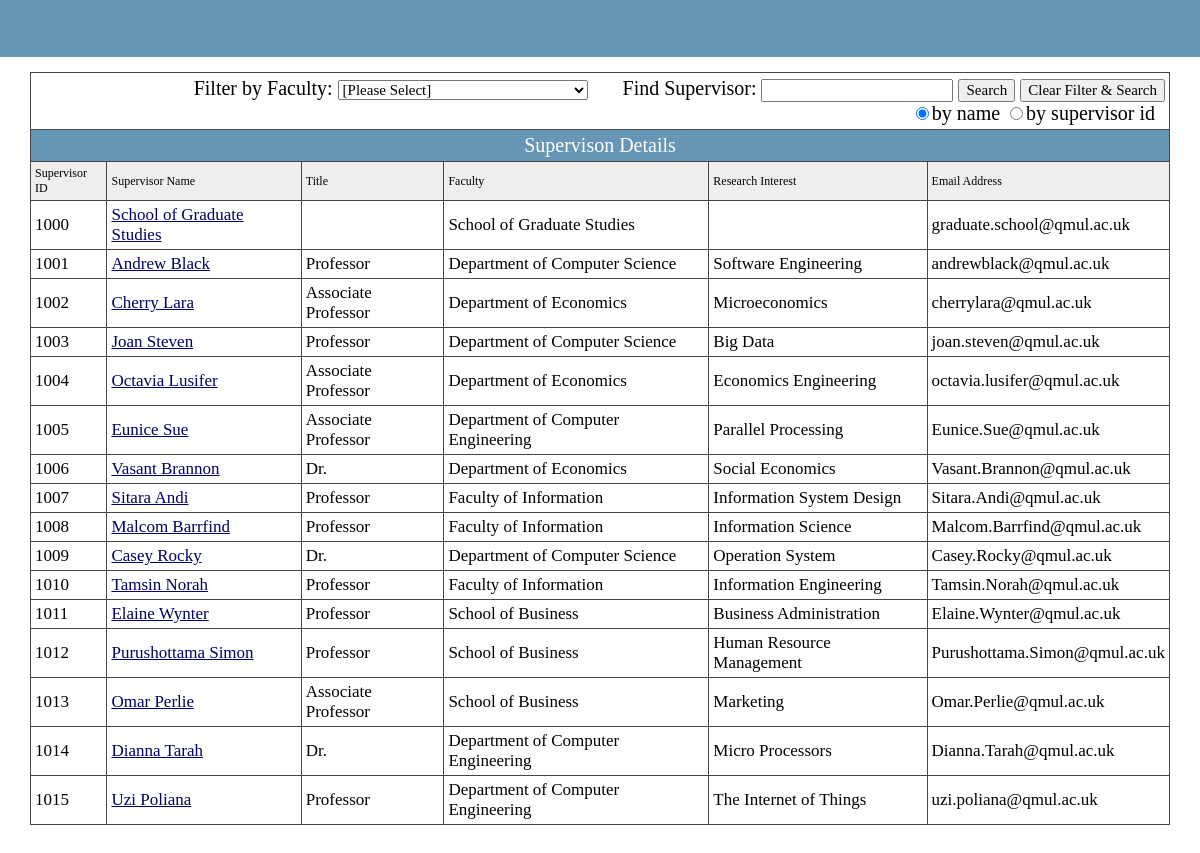
/supervisor_information.php (signed in), run on the app's committed database.
### tables this page shows
CREATE TABLE IF NOT EXISTS `supervisor` (
  `Sup_Name` varchar(50) NOT NULL,
  `Sup_ID` int(11) NOT NULL,
  `Faculty` varchar(50) DEFAULT NULL,
  `Title` varchar(30) DEFAULT NULL,
  `Research_int` varchar(30) DEFAULT NULL,
  `email` varchar(50) NOT NULL,
  PRIMARY KEY (`Sup_ID`)
);

### htdocs/supervisor_information.php (the view, shortened to what this page needs)
<!DOCTYPE html PUBLIC "-//W3C//DTD XHTML 1.0 Transitional//EN" "http://www.w3.org/TR/xhtml1/DTD/xhtml1-transitional.dtd">
<html xmlns="http://www.w3.org/1999/xhtml">
<head>
<link href="css/css.css" rel="stylesheet" type="text/css" />
<link href="css/style.css" rel="stylesheet" type="text/css" />
</head>
<body>
<table width="100%" border="0" cellspacing="0" cellpadding="0">
  <tr>
    <td height="30">      <table width="100%" border="0" cellspacing="0" cellpadding="0">
        <tr>
          <td height="57" bgcolor="#6795B4">
</a></td>
                  </tr>
                </table></td>
        </tr>
<?php
	if(isset($_POST["clear"])){
		$query = "SELECT * FROM supervisor;";
		}
	else {
	if (isset($_POST["filtered_faculty"]) and $_POST["filtered_faculty"]!= "N/A")
		{
			if ($_POST["filtered_faculty"]!="all"){
				$faculty_name = $_POST["filtered_faculty"];
				$query = "SELECT *
						  FROM supervisor
						  WHERE Faculty = '".$faculty_name."'
						  ORDER BY Sup_ID";
						  }
			else {
				$query = "SELECT * FROM supervisor;";
				}
		}
	else{
		$query = "SELECT * FROM supervisor;";
		}
	}
	$result=mysql_query($query);
?>
    </table></td></tr>
  <tr>
    <td><table id="subtree1" style="DISPLAY: " width="100%" border="0" cellspacing="0" cellpadding="0">
        <tr>
          <td><table width="95%" border="0" align="center" cellpadding="0" cellspacing="0">
              <tr>
                <td height="40" class="font42">
				<table width="100%" border="0" cellpadding="4" cellspacing="1" bgcolor="#464646" class="newfont03">
				<tr>
			<br>
			<td height = "30" bgcolor="#FFFFFF" style="font-size:20px; font-family: Georgia, 'Times New Roman', Times, serif;" colspan = "7" align = "right">
			<form name = "searchform" id = "searchform" action = "supervisor_information.php" method = "post">
				Filter by Faculty:
				<select name = "filtered_faculty" id = "filtered_faculty" style="font-family:Georgia;font-size:15px" onChange = "filterFunction()">
				<option selected="selected" value = "N/A">[Please Select]</option>
				</select>
				&nbsp;&nbsp;&nbsp;&nbsp;&nbsp;
				Find Supervisor: <input type = "text" name = "search_keyword" style = "font-family:Georgia;font-size:15px">
				<input type = "submit" name = "search" value = "Search" style = "font-family:Georgia;font-size:15px">
				<input type = "submit" name = "clear" value = "Clear Filter & Search" style = "font-family:Georgia;font-size:15px"><br>
				<input type="radio" name="search_criteria" checked="checked" value="name">by name
				<input type="radio" name="search_criteria" value="id">by supervisor id&nbsp;&nbsp;
			</form></td></tr>
				<tr class="CTitle" >
                    	<td height="22" colspan="7" align="center" style="font-size:20px;font-family:Georgia;">Supervison Details</td>
                  </tr>
                  <tr bgcolor="#EEEEEE">
					<td>Supervisor ID</td>
				    <td>Supervisor Name</td>
					<td>Title</td>
					<td>Faculty</td>
					<td>Research Interest</td>
					<td>Email Address</td>
                  </tr>
				    <?php
						while($row = mysql_fetch_array($result)){
								$sup_name = stripslashes($row['Sup_Name']);
								$sup_id = stripslashes($row['Sup_ID']);
								$title = stripslashes($row['Title']);
								$faculty = stripslashes($row['Faculty']);
								$research_int = stripslashes($row['Research_int']);
								$email = stripslashes($row['email']);
								echo ('<tr bgcolor="#FFFFFF"><td class="newfont03">' . $sup_id . '</td>');
								echo '<td class="newfont03"><a href="#" onClick="window.open(\'supervisor_details.php?sup_id='.$sup_id.'\',\'Supervisor Details\',\'location=yes,toolbar=yes,scrollbars=yes,width=700,height=700\')"><u>' . $sup_name . '</u></a></td>';
								echo '<td class="newfont03">' . $title . '</td>';
								echo '<td class="newfont03">' . $faculty . '</td>';
								echo '<td class="newfont03">' . $research_int . '</td>';
								echo '<td class="newfont03">' . $email . '</td></tr>';
						}
					?>
            </table></td>
        </tr>
      </table>
      <table width="95%" border="0" align="center" cellpadding="0" cellspacing="0">
        <tr>
          <td height="6"><img src="images/spacer.gif" width="1" height="1" /></td>
        </tr>
        <tr>
          <td height="33">&nbsp;</td>
        </tr>
      </table></td>
  </tr>
</table>
</body>
</html>

### htdocs/css/css.css (style rules this page uses)
.newfont03 { font-family: "Times"; font-size: 17px; color: #000000; text-decoration: none; }

### htdocs/css/style.css (style rules this page uses)
body { margin:0px; }
html { scrollbar-face-color:#CCD0DB; scrollbar-highlight-color:#fff; scrollbar-shadow-color:#fff; scrollbar-3dlight-color:#6795B4; scrollbar-arrow-color:#20669A; scrollbar-track-color:#fff; scrollbar-darkshadow-color:#6795B4; border:0; }
html { overflow-x: hidden; overflow-y: auto; }
TD { font-size: 12px; }
a:link,a:visited { text-decoration:none; color:#006; }
.CTitle { background:#6795B4; padding:5px; text-align:left; color:#FFFFFF; font-size:13px; font-family: Verdana, Arial, Helvetica, sans-serif; }
select { font-size:12px; }

### htdocs/supervisor_information.php (style rules this page uses)
html { overflow-x: auto; overflow-y: auto; border:0; }

### data on the page
supervisor: Sup_ID "1000", Sup_Name "School of Graduate Studies", Faculty "School of Graduate Studies", email "graduate.school@qmul.ac.uk"
supervisor: Sup_ID "1001", Sup_Name "Andrew Black", Title "Professor", Faculty "Department of Computer Science", Research_int "Software Engineering", email "andrewblack@qmul.ac.uk"
supervisor: Sup_ID "1002", Sup_Name "Cherry Lara", Title "Associate Professor", Faculty "Department of Economics", Research_int "Microeconomics", email "cherrylara@qmul.ac.uk"
supervisor: Sup_ID "1003", Sup_Name "Joan Steven", Title "Professor", Faculty "Department of Computer Science", Research_int "Big Data", email "joan.steven@qmul.ac.uk"
supervisor: Sup_ID "1004", Sup_Name "Octavia Lusifer", Title "Associate Professor", Faculty "Department of Economics", Research_int "Economics Engineering", email "octavia.lusifer@qmul.ac.uk"
supervisor: Sup_ID "1005", Sup_Name "Eunice Sue", Title "Associate Professor", Faculty "Department of Computer Engineering", Research_int "Parallel Processing", email "Eunice.Sue@qmul.ac.uk"
supervisor: Sup_ID "1006", Sup_Name "Vasant Brannon", Title "Dr.", Faculty "Department of Economics", Research_int "Social Economics", email "Vasant.Brannon@qmul.ac.uk"
supervisor: Sup_ID "1007", Sup_Name "Sitara Andi", Title "Professor", Faculty "Faculty of Information", Research_int "Information System Design", email "Sitara.Andi@qmul.ac.uk"
supervisor: Sup_ID "1008", Sup_Name "Malcom Barrfind", Title "Professor", Faculty "Faculty of Information", Research_int "Information Science", email "Malcom.Barrfind@qmul.ac.uk"
supervisor: Sup_ID "1009", Sup_Name "Casey Rocky", Title "Dr.", Faculty "Department of Computer Science", Research_int "Operation System", email "Casey.Rocky@qmul.ac.uk"
supervisor: Sup_ID "1010", Sup_Name "Tamsin Norah", Title "Professor", Faculty "Faculty of Information", Research_int "Information Engineering", email "Tamsin.Norah@qmul.ac.uk"
supervisor: Sup_ID "1011", Sup_Name "Elaine Wynter", Title "Professor", Faculty "School of Business", Research_int "Business Administration", email "Elaine.Wynter@qmul.ac.uk"
supervisor: Sup_ID "1012", Sup_Name "Purushottama Simon", Title "Professor", Faculty "School of Business", Research_int "Human Resource Management", email "Purushottama.Simon@qmul.ac.uk"
supervisor: Sup_ID "1013", Sup_Name "Omar Perlie", Title "Associate Professor", Faculty "School of Business", Research_int "Marketing", email "Omar.Perlie@qmul.ac.uk"
supervisor: Sup_ID "1014", Sup_Name "Dianna Tarah", Title "Dr.", Faculty "Department of Computer Engineering", Research_int "Micro Processors", email "Dianna.Tarah@qmul.ac.uk"
supervisor: Sup_ID "1015", Sup_Name "Uzi Poliana", Title "Professor", Faculty "Department of Computer Engineering", Research_int "The Internet of Things", email "uzi.poliana@qmul.ac.uk"
